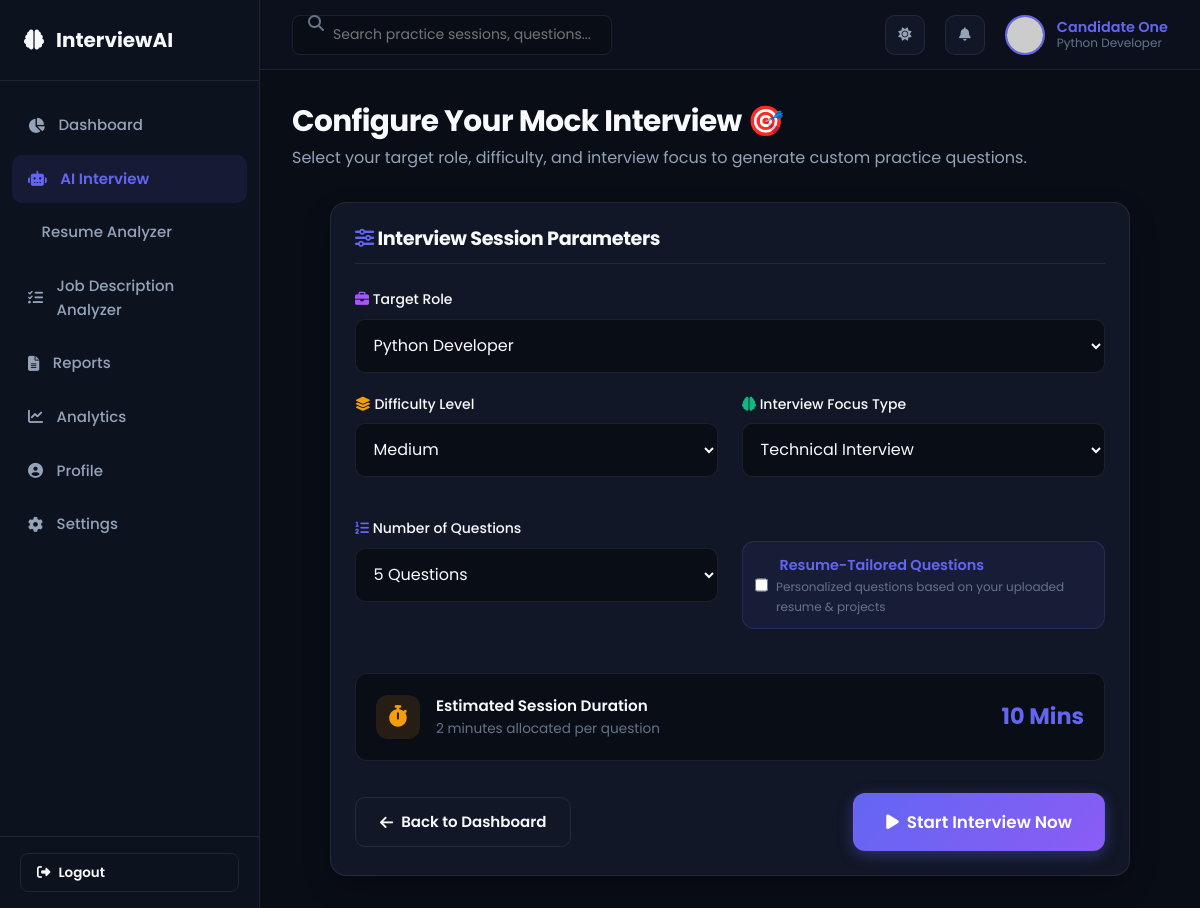
The app's page /interview/setup (signed in) with its own data.
### models/user.py (models this page shows, shortened)
class User(UserMixin, db.Model):
    __tablename__ = 'users'
    id = db.Column(db.Integer, primary_key=True)
    full_name = db.Column(db.String(100), nullable=False)
    email = db.Column(db.String(120), unique=True, nullable=False, index=True)
    password_hash = db.Column(db.String(255), nullable=False)
    target_role = db.Column(db.String(100), nullable=True, default="Full Stack Developer")
    skills = db.Column(db.Text, nullable=True, default="Python, JavaScript, Data Structures, System Design")
    profile_image = db.Column(db.String(255), nullable=True, default="default_avatar.png")
    created_at = db.Column(db.DateTime, default=datetime.utcnow, nullable=False)
    last_login = db.Column(db.DateTime, nullable=True)
    def get_avatar_url(self):
        if self.profile_image and self.profile_image != "default_avatar.png":
            return f"/static/uploads/{self.profile_image}"
        return f"https://ui-avatars.com/api/?name={self.full_name.replace(' ', '+')}&background=6366f1&color=fff&bold=true"

### routes/interview.py (the view, shortened to what this page needs)
@interview_bp.route('/setup', methods=['GET', 'POST'])
@login_required
def setup():
    latest_resume = ResumeService.get_latest_user_resume(current_user.id)
    roles = [
        "Python Developer",
        "Frontend Developer",
        "Backend Developer",
        "Full Stack Developer",
        "Java Developer",
        "UI UX Designer",
        "Data Analyst",
        "Machine Learning Engineer",
        "HR Interview"
    ]
    difficulties = ["Easy", "Medium", "Hard"]
    types = ["Technical", "HR", "Behavioral", "Scenario Based", "Problem Solving"]
    question_counts = [5, 10, 15, 20]
    return render_template(
        'interview/setup.html',
        roles=roles,
        difficulties=difficulties,
        types=types,
        question_counts=question_counts,
        latest_resume=latest_resume
    )

### routes/auth.py (called while the page is built)
@login_manager.user_loader
def load_user(user_id):
    return UserService.get_by_id(user_id)

### services/resume_service.py (called while the page is built)
    @staticmethod
    def get_latest_user_resume(user_id):
        return Resume.query.filter_by(user_id=user_id).order_by(Resume.created_at.desc()).first()

### services/user_service.py (called while the page is built)
    @staticmethod
    def get_by_id(user_id):
        return User.query.get(int(user_id))

### templates/interview/setup.html (shortened to what this page needs)
{% extends "dashboard_base.html" %}
{% block content %}
<div class="welcome-banner">
  <h1>Configure Your Mock Interview 🎯</h1>
  <p>Select your target role, difficulty, and interview focus to generate custom practice questions.</p>
</div>
<div style="max-width: 800px; margin: 0 auto;">
  <form action="{{ url_for('interview.setup') }}" method="POST" id="setupForm" class="card">
    <h3 style="font-size: 1.2rem; margin-bottom: 1.5rem; border-bottom: 1px solid var(--border-color); padding-bottom: 0.75rem;">
      <i class="fas fa-sliders-h" style="color: var(--primary);"></i> Interview Session Parameters
    </h3>
    <div class="form-group">
      <label for="role" class="form-label"><i class="fas fa-briefcase" style="color: var(--accent-purple);"></i> Target Role</label>
      <select id="role" name="role" class="form-control" style="font-size: 1rem; padding: 0.85rem;" required>
        {% for r in roles %}
          <option value="{{ r }}" {% if r == (current_user.target_role or 'Python Developer') %}selected{% endif %}>{{ r }}</option>
        {% endfor %}
      </select>
    </div>
    <div class="grid-3" style="grid-template-columns: 1fr 1fr; gap: 1.5rem; margin-top: 1.25rem;">
      <div class="form-group">
        <label for="difficulty" class="form-label"><i class="fas fa-layer-group" style="color: var(--accent-amber);"></i> Difficulty Level</label>
        <select id="difficulty" name="difficulty" class="form-control" style="font-size: 1rem; padding: 0.85rem;" required>
          {% for d in difficulties %}
            <option value="{{ d }}" {% if d == 'Medium' %}selected{% endif %}>{{ d }}</option>
          {% endfor %}
        </select>
      </div>
      <div class="form-group">
        <label for="interview_type" class="form-label"><i class="fas fa-brain" style="color: var(--accent-emerald);"></i> Interview Focus Type</label>
        <select id="interview_type" name="interview_type" class="form-control" style="font-size: 1rem; padding: 0.85rem;" required>
          {% for t in types %}
            <option value="{{ t }}" {% if t == 'Technical' %}selected{% endif %}>{{ t }} Interview</option>
          {% endfor %}
        </select>
      </div>
    </div>
    <div class="grid-3" style="grid-template-columns: 1fr 1fr; gap: 1.5rem; margin-top: 1.25rem;">
      <div class="form-group">
        <label for="count" class="form-label"><i class="fas fa-list-ol" style="color: var(--primary);"></i> Number of Questions</label>
        <select id="count" name="count" class="form-control" style="font-size: 1rem; padding: 0.85rem;" onchange="updateEstimatedTime(this.value)" required>
          {% for c in question_counts %}
            <option value="{{ c }}" {% if c == 5 %}selected{% endif %}>{{ c }} Questions</option>
          {% endfor %}
        </select>
      </div>
      <div class="form-group" style="display: flex; flex-direction: column; justify-content: center;">
        <label class="remember-checkbox" style="padding: 0.75rem; background: rgba(99,102,241,0.08); border: 1px solid rgba(99,102,241,0.2); border-radius: 12px; margin-top: 1.5rem;">
          <input type="checkbox" name="use_resume" id="use_resume" {% if latest_resume %}checked{% endif %}>
          <div>
            <div style="font-weight: 600; font-size: 0.9rem; color: var(--primary);"> Resume-Tailored Questions</div>
            <div style="font-size: 0.75rem; color: var(--text-muted);">Personalized questions based on your uploaded resume & projects</div>
          </div>
        </label>
      </div>
    </div>
    <div style="background: var(--bg-canvas); border: 1px solid var(--border-color); border-radius: 12px; padding: 1.25rem; margin-top: 1.5rem; display: flex; align-items: center; justify-content: space-between;">
      <div style="display: flex; align-items: center; gap: 1rem;">
        <div class="stat-icon amber" style="width: 44px; height: 44px;">
          <i class="fas fa-stopwatch"></i>
        </div>
        <div>
          <div style="font-weight: 600; font-size: 0.95rem;">Estimated Session Duration</div>
          <div style="font-size: 0.85rem; color: var(--text-muted);">2 minutes allocated per question</div>
        </div>
      </div>
      <div style="font-size: 1.4rem; font-weight: 700; color: var(--primary);" id="estimated-time">10 Mins</div>
    </div>
    <div style="display: flex; justify-content: space-between; align-items: center; margin-top: 2rem;">
      <a href="{{ url_for('dashboard.index') }}" class="btn btn-outline">
        <i class="fas fa-arrow-left"></i> Back to Dashboard
      </a>
      <button type="submit" class="btn btn-primary btn-lg">
        <i class="fas fa-play"></i> Start Interview Now
      </button>
    </div>
  </form>
</div>
{% endblock %}

### templates/dashboard_base.html (shortened to what this page needs)
{% extends "base.html" %}
{% block body %}
<div class="dashboard-container">
  <aside class="sidebar" id="sidebar">
    <div class="sidebar-brand">
      <i class="fas fa-brain"></i>
      <span>InterviewAI</span>
    </div>
    <ul class="sidebar-menu">
      <li class="{% if request.endpoint == 'dashboard.index' %}active{% endif %}">
        <a href="{{ url_for('dashboard.index') }}">
          <i class="fas fa-chart-pie"></i>
          <span>Dashboard</span>
        </a>
      </li>
      <li class="{% if request.endpoint == 'interview.setup' or request.endpoint == 'interview.live' %}active{% endif %}">
        <a href="{{ url_for('interview.setup') }}">
          <i class="fas fa-robot"></i>
          <span>AI Interview</span>
        </a>
      </li>
      <li class="{% if request.endpoint == 'analyzers.resume_analyzer' %}active{% endif %}">
        <a href="{{ url_for('analyzers.resume_analyzer') }}">
          <span>Resume Analyzer</span>
        </a>
      </li>
      <li class="{% if request.endpoint == 'analyzers.jd_analyzer' %}active{% endif %}">
        <a href="{{ url_for('analyzers.jd_analyzer') }}">
          <i class="fas fa-tasks"></i>
          <span>Job Description Analyzer</span>
        </a>
      </li>
      <li class="{% if request.endpoint == 'reports_bp.list_reports' or request.endpoint == 'interview.report' %}active{% endif %}">
        <a href="{{ url_for('reports_bp.list_reports') }}">
          <i class="fas fa-file-alt"></i>
          <span>Reports</span>
        </a>
      </li>
      <li class="{% if request.endpoint == 'reports_bp.analytics' %}active{% endif %}">
        <a href="{{ url_for('reports_bp.analytics') }}">
          <i class="fas fa-chart-line"></i>
          <span>Analytics</span>
        </a>
      </li>
      <li class="{% if request.endpoint == 'dashboard.profile' %}active{% endif %}">
        <a href="{{ url_for('dashboard.profile') }}">
          <i class="fas fa-user-circle"></i>
          <span>Profile</span>
        </a>
      </li>
      <li class="{% if request.endpoint == 'dashboard.settings' %}active{% endif %}">
        <a href="{{ url_for('dashboard.settings') }}">
          <i class="fas fa-cog"></i>
          <span>Settings</span>
        </a>
      </li>
    </ul>
    <div class="sidebar-footer">
      <a href="{{ url_for('auth.logout') }}" class="btn btn-outline btn-sm w-100" style="width:100%; justify-content:flex-start;">
        <i class="fas fa-sign-out-alt"></i>
        <span>Logout</span>
      </a>
    </div>
  </aside>
  <div class="main-wrapper">
    <header class="top-navbar">
      <div style="display: flex; align-items: center; gap: 1rem;">
        <div class="search-box">
          <input type="text" class="form-control" placeholder="Search practice sessions, questions...">
        </div>
      </div>
      <div class="nav-actions">
        <button class="icon-btn theme-toggle-btn" title="Toggle Theme">
          <i class="fas fa-sun"></i>
        </button>
        <div style="position: relative;">
          <button class="icon-btn" id="notification-bell-btn" title="Notifications">
            <i class="fas fa-bell"></i>
          </button>
        </div>
        <a href="{{ url_for('dashboard.profile') }}" class="user-profile-menu">
          <img src="{{ current_user.get_avatar_url() }}" alt="{{ current_user.full_name }}" class="avatar-img">
          <div class="user-info-text d-none-mobile">
            <span class="user-name">{{ current_user.full_name }}</span>
            <span class="user-role">{{ current_user.target_role or 'Candidate' }}</span>
          </div>
        </a>
      </div>
    </header>
    <main class="content-area">
      {% block content %}{% endblock %}
    </main>
  </div>
</div>
{% endblock %}

### records on screen
User: full_name "Candidate One", target_role "Python Developer", role "Python Developer"

### other values on screen
form field difficulty "Medium"
form field interview_type "Technical Interview"
form field count "5 Questions"
